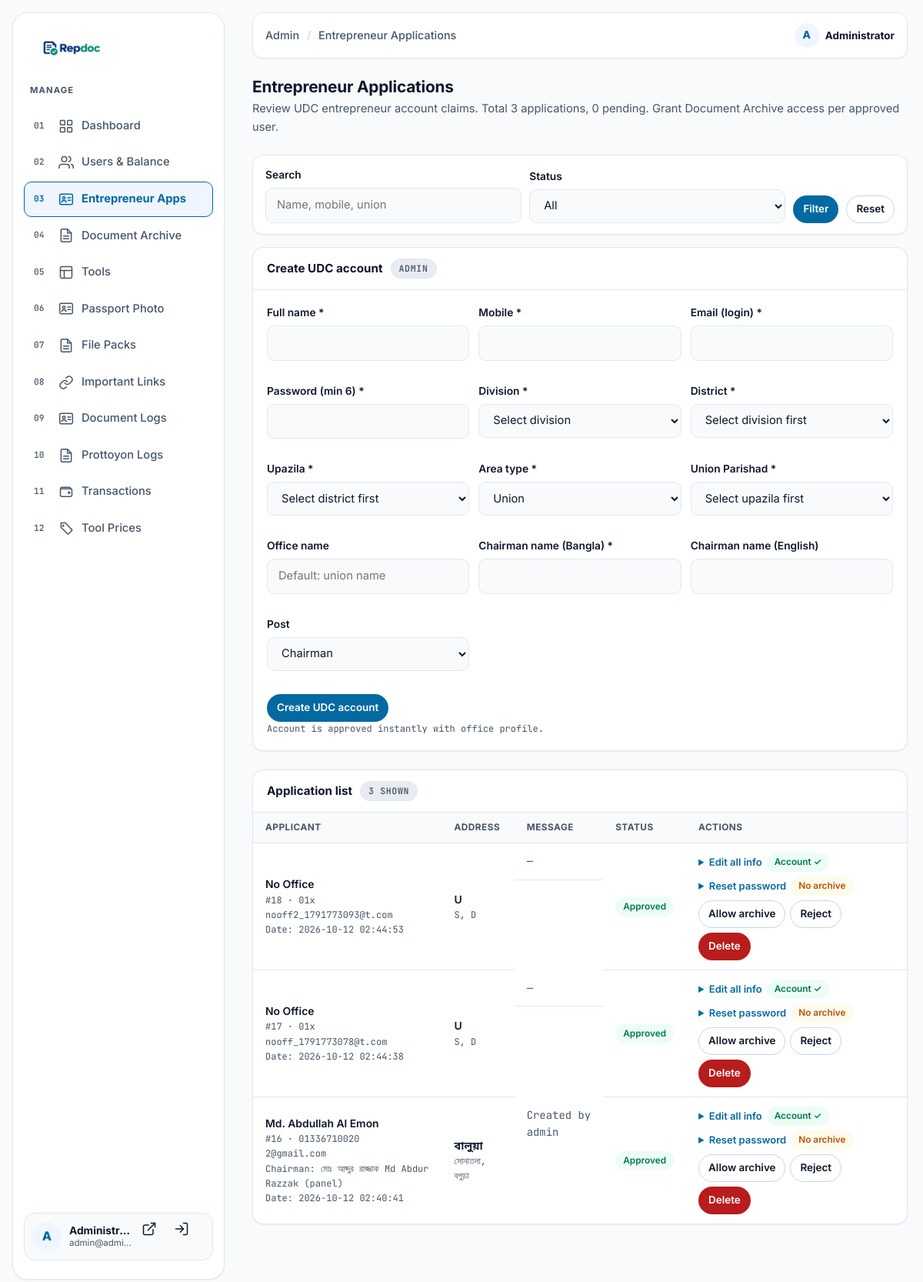
Screenshot of /admin/entrepreneur.php (signed in) with the database file from the repository.
### tables this page shows
CREATE TABLE entrepreneur_apps (
        id INTEGER PRIMARY KEY AUTOINCREMENT,
        fullname TEXT NOT NULL,
        mobile TEXT NOT NULL,
        email TEXT DEFAULT '',
        union_parishad TEXT NOT NULL,
        upazila TEXT NOT NULL,
        district TEXT NOT NULL,
        message TEXT,
        status VARCHAR(32) NOT NULL DEFAULT 'pending',
        created_at DATETIME DEFAULT CURRENT_TIMESTAMP
    , chairman_name_bn TEXT, chairman_name_en TEXT, leader_title VARCHAR(32), archive_access INT NOT NULL DEFAULT 0);

### src/bootstrap.php (called while the page is built, shortened)
<?php
if (!function_exists('e')) {
    function e($v): string
    {
        return htmlspecialchars((string) $v, ENT_QUOTES | ENT_SUBSTITUTE, 'UTF-8', false);
    }
}

### admin/entrepreneur.php (the view, shortened to what this page needs)
<?php
require_once __DIR__ . '/includes/layout.php';
$db = repdoc_db();
$q      = trim((string) ($_GET['q'] ?? ''));
$apps  = [];
$total = 0;
$pending = 0;
if ($db) {
    $params = [];
    $sql = 'SELECT * FROM entrepreneur_apps';
    $sql .= ' ORDER BY (status = \'pending\') DESC, id DESC LIMIT 200';
    try {
        $st = $db->prepare($sql);
        $st->execute($params);
        $apps = $st->fetchAll();
        $total = (int) $db->query('SELECT COUNT(*) FROM entrepreneur_apps')->fetchColumn();
        $pending = (int) $db->query("SELECT COUNT(*) FROM entrepreneur_apps WHERE status = 'pending'")->fetchColumn();
    } catch (Throwable $e) {
        $db = null;
    }
}
$accountByEmail = [];
if ($db && $apps) {
    try {
        $emails = array_values(array_unique(array_filter(array_map(static fn($a) => trim((string) ($a['email'] ?? '')), $apps))));
        if ($emails) {
            $st = $db->prepare('SELECT id, email FROM users WHERE email IN (' . implode(',', array_fill(0, count($emails), '?')) . ')');
            $st->execute($emails);
            foreach ($st->fetchAll() as $u) {
                $accountByEmail[(string) $u['email']] = (int) $u['id'];
            }
        }
    } catch (Throwable $e) {}
}
?>
<div class="admin-page-head">
    <h1 class="admin-title">Entrepreneur Applications</h1>
    <p class="admin-sub">Review UDC entrepreneur account claims. Total <?= number_format($total) ?> applications, <?= number_format($pending) ?> pending. Grant Document Archive access per approved user.</p>
</div>
<?php if (!$db): ?>
    <div class="alert alert-error" role="alert">Could not connect to the database.</div>
<?php else: ?>
<form class="filter-bar" method="get" action="entrepreneur.php">
    <div class="field">
        <label for="q">Search</label>
        <input type="search" id="q" name="q" value="<?= e($q) ?>" placeholder="Name, mobile, union">
    </div>
    <div class="field">
        <label for="status">Status</label>
        <select id="status" name="status">
            <option value="">All</option>
        </select>
    </div>
    <div class="field" style="flex:0 0 auto">
        <button type="submit" class="btn btn-primary btn-sm">Filter</button>
    </div>
    <div class="field" style="flex:0 0 auto">
        <a class="btn btn-secondary btn-sm" href="entrepreneur.php">Reset</a>
    </div>
</form>
<div class="panel">
    <div class="panel-head">Create UDC account <span class="count">Admin</span></div>
    <div class="panel-body">
        <form method="post" action="entrepreneur.php">
            <div style="display:grid;grid-template-columns:repeat(auto-fill,minmax(220px,1fr));gap:12px">
                <div class="field"><label for="nu_fullname">Full name *</label><input id="nu_fullname" name="fullname" required maxlength="100"></div>
                <div class="field"><label for="nu_mobile">Mobile *</label><input id="nu_mobile" name="mobile" required maxlength="20"></div>
                <div class="field"><label for="nu_email">Email (login) *</label><input id="nu_email" type="email" name="email" required maxlength="100"></div>
                <div class="field"><label for="nu_password">Password (min 6) *</label><input id="nu_password" type="password" name="password" required minlength="6"></div>
                <div class="field"><label for="nu_division">Division *</label><select id="nu_division" required><option value="">Select division</option></select></div>
                <div class="field"><label for="nu_district">District *</label><select id="nu_district" name="district" required><option value="">Select division first</option></select></div>
                <div class="field"><label for="nu_upazila">Upazila *</label><select id="nu_upazila" name="upazila" required><option value="">Select district first</option></select></div>
                <div class="field"><label for="area_type">Area type *</label><select id="area_type" required><option value="union">Union</option></select></div>
                <div class="field" id="nuUnionWrap"><label for="nu_union">Union Parishad *</label><select id="nu_union" name="union_parishad" required><option value="">Select upazila first</option></select></div>
                <div class="field"><label for="nu_office">Office name</label><input id="nu_office" name="office_name" maxlength="150" placeholder="Default: union name"></div>
                <div class="field"><label for="nu_chairbn">Chairman name (Bangla) *</label><input id="nu_chairbn" name="chairman_name_bn" maxlength="100" required></div>
                <div class="field"><label for="nu_chairen">Chairman name (English)</label><input id="nu_chairen" name="chairman_name_en" maxlength="100"></div>
                <div class="field"><label for="nu_leader">Post</label><select id="nu_leader" name="leader_title"><option value="chairman">Chairman</option></select></div>
            </div>
            <p style="margin-top:14px"><button type="submit" class="btn btn-primary btn-sm">Create UDC account</button>
            <span class="cell-sub">Account is approved instantly with office profile.</span></p>
        </form>
    </div>
</div>
<div class="panel">
    <div class="panel-head">Application list <span class="count"><?= count($apps) ?> shown</span></div>
    <?php if (!$apps): ?>
        <div class="empty-state-sm">No applications match this filter.</div>
    <?php else: ?>
        <div class="table-wrap">
            <table class="data">
                <thead>
                    <tr>
                        <th>Applicant</th>
                        <th>Address</th>
                        <th>Message</th>
                        <th>Status</th>
                        <th>Actions</th>
                    </tr>
                </thead>
                <tbody>
                <?php foreach ($apps as $a): ?>
                    <?php $aid = (int) $a['id']; ?>
                    <tr>
                        <td>
                            <span class="cell-name"><?= e($a['fullname'] ?: '—') ?></span>
                            <span class="cell-sub">#<?= $aid ?> · <?= e($a['mobile']) ?></span>
                            <?php if (!empty($a['email'])): ?>
                                <span class="cell-sub"><?= e($a['email']) ?></span>
                            <?php endif; ?>
                            <?php if (!empty($a['chairman_name_bn']) || !empty($a['chairman_name_en'])): ?>
                                <span class="cell-sub">Chairman: <?= e(trim((($a['chairman_name_bn'] ?? '') . ' ' . ($a['chairman_name_en'] ?? '')))) ?><?= !empty($a['leader_title']) ? ' (' . e($a['leader_title']) . ')' : '' ?></span>
                            <?php endif; ?>
                            <span class="cell-sub">Date: <?= e((string) $a['created_at']) ?></span>
                        </td>
                        <td>
                            <span class="cell-name"><?= e($a['union_parishad'] ?: '—') ?></span>
                            <span class="cell-sub"><?= e(trim($a['upazila'] . ', ' . $a['district'], ', ')) ?></span>
                        </td>
                        <td class="cell-sub"><?= e($a['message'] ?: '—') ?></td>
                        <td>
                            <?php $appStatusLabels = ['pending' => 'Pending', 'approved' => 'Approved', 'rejected' => 'Rejected']; ?>
                            <span class="pill pill-<?= e($a['status']) ?>"><?= e($appStatusLabels[$a['status']] ?? $a['status']) ?></span>
                        </td>
                        <td>
                            <div class="cell-actions">
                                <?php $hasAccount = !empty($a['email']) && isset($accountByEmail[trim((string) $a['email'])]); ?>
                                <details>
                                    <summary style="cursor:pointer;color:var(--primary);font-weight:600;font-size:13px">Edit all info</summary>
                                </details>
                                <?php if ($hasAccount): ?>
                                    <span class="pill pill-approved">Account ✓</span>
                                    <details>
                                        <summary style="cursor:pointer;color:var(--primary);font-weight:600;font-size:13px">Reset password</summary>
                                    </details>
                                <?php else: ?>
                                    <span class="pill pill-pending">No account</span>
                                <?php endif; ?>
                                <?php if ($a['status'] === 'approved'): ?>
                                    <?php $archiveAccess = (int) ($a['archive_access'] ?? 0) === 1; ?>
                                    <span class="pill <?= $archiveAccess ? 'pill-approved' : 'pill-pending' ?>"><?= $archiveAccess ? 'Archive ✓' : 'No archive' ?></span>
                                    <form method="post" action="entrepreneur.php" style="margin:0">
                                        <button type="submit" class="btn btn-secondary btn-sm"><?= $archiveAccess ? 'Revoke archive' : 'Allow archive' ?></button>
                                    </form>
                                <?php endif; ?>
                                <?php if ($a['status'] !== 'rejected'): ?>
                                    <form method="post" action="entrepreneur.php">
                                        <button type="submit" class="btn btn-secondary btn-sm">Reject</button>
                                    </form>
                                <?php endif; ?>
                                <form method="post" action="entrepreneur.php"
                                      onsubmit="return confirm('This application will be deleted. Continue?')">
                                    <button type="submit" class="btn btn-danger btn-sm">Delete</button>
                                </form>
                            </div>
                        </td>
                    </tr>
                <?php endforeach; ?>
                </tbody>
            </table>
        </div>
    <?php endif; ?>
</div>
<?php endif; ?>

### src/assets/css/tokens.css (style rules this page uses)
:root { --bg-base: #F8FAFC; --bg-surface: #FFFFFF; --bg-muted: #E8ECF1; --bg-elevated: #FFFFFF; --text-primary: #0F172A; --text-muted: #475569; --primary: #0369A1; --primary-hover: #075985; --primary-light: #EFF6FF; --border-color: #E2E8F0; --border-strong:#CBD5E1; --border-focus: #0369A1; --success: #047857; --success-bg: #ECFDF5; --warning: #B45309; --warning-bg: #FFFBEB; --danger: #B91C1C; --danger-bg: #FFF1F2; --shadow-sm: 0 1px 2px rgba(15, 23, 42, .06); --shadow-md: 0 10px 24px rgba(15, 23, 42, .10); --shadow-lg: 0 18px 40px rgba(15, 23, 42, .14); --font-sans: 'Inter', 'Noto Sans Bengali', system-ui, -apple-system, sans-serif; --font-heading: 'Inter', 'Noto Sans Bengali', system-ui, sans-serif; --font-mono: 'JetBrains Mono', ui-monospace, monospace; --radius-sm: 10px; --radius-md: 14px; --radius-lg: 20px; --radius-full: 999px; --space-2: 8px; --space-3: 12px; --space-4: 16px; --space-5: 24px; --space-6: 32px; --space-7: 48px; --space-8: 64px; --container: 1200px; --gutter: 20px; --header-h: 68px; --transition-fast: .15s ease; --transition-normal: .25s ease; }
*, *::before, *::after { box-sizing: border-box; }
html { scroll-behavior: smooth; scroll-padding-top: calc(var(--header-h) + 16px); }
body { margin: 0; font-family: var(--font-sans); font-size: 16px; line-height: 1.6; color: var(--text-primary); background: var(--bg-base); -webkit-font-smoothing: antialiased; text-rendering: optimizeLegibility; }
a { color: inherit; text-decoration: none; }
h1, h2, h3 { margin: 0; font-family: var(--font-heading); line-height: 1.25; letter-spacing: -.01em; }
p { margin: 0; }
button { font: inherit; color: inherit; }
.btn { display: inline-flex; align-items: center; justify-content: center; gap: 8px; min-height: 44px; padding: 10px 18px; border-radius: var(--radius-full); border: 1.5px solid transparent; font-weight: 600; font-size: .95rem; cursor: pointer; transition: background var(--transition-fast), color var(--transition-fast), border-color var(--transition-fast), transform var(--transition-fast); }
.btn-primary { background: var(--primary); color: #fff; }
.btn-secondary { background: transparent; color: var(--text-primary); border-color: var(--border-strong); }
.btn-danger { background: var(--danger); color: #fff; }
.btn-sm { min-height: 36px; padding: 6px 12px; font-size: .84rem; }

### rows the page displays
entrepreneur_apps: fullname "No Office", id "18", mobile "01x", email "nooff2_1791773093@t.com", created_at "2026-10-12 02:44:53", union_parishad "U", upazila+district "S, D", message "—", status "Approved", archive_access "No archive"
entrepreneur_apps: fullname "No Office", id "17", mobile "01x", email "nooff_1791773078@t.com", created_at "2026-10-12 02:44:38", union_parishad "U", upazila+district "S, D", message "—", status "Approved", archive_access "No archive"
entrepreneur_apps: fullname "Md. Abdullah Al Emon", id "16", mobile "01336710020", email "2@gmail.com", chairman_name_bn+chairman_name_en "মোঃ আব্দুর রাজ্জাক Md Abdur Razzak", leader_title "panel", created_at "2026-10-12 02:40:41", union_parishad "বালুয়া", upazila+district "সোনাতলা, বগুড়া", message "Created by admin", status "Approved", archive_access "No archive"

### other values shown
$item['label'] "Dashboard"
$item['label'] "Users & Balance"
$item['label'] "Entrepreneur Apps"
$item['label'] "Document Archive"
$item['label'] "Tools"
$item['label'] "Passport Photo"
$item['label'] "File Packs"
$item['label'] "Important Links"
$item['label'] "Document Logs"
$item['label'] "Prottoyon Logs"
$item['label'] "Transactions"
$item['label'] "Tool Prices"
$initial !== '' ? $initial : 'A' "A"
$me['fullname'] !== '' ? $me['fullname'] : $me['email'] "Administr…"
$me['email'] "admin@admi…"
